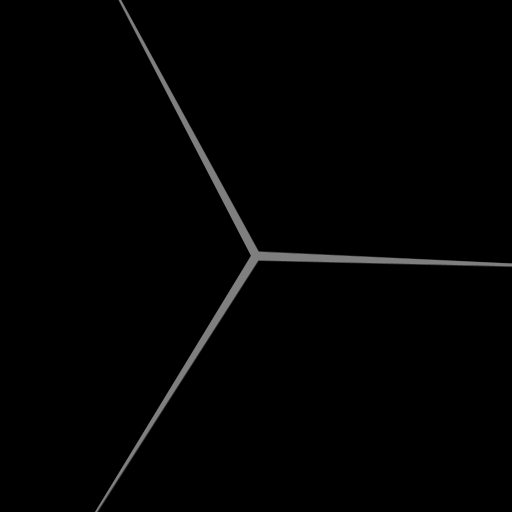
Frame 1 (no input)
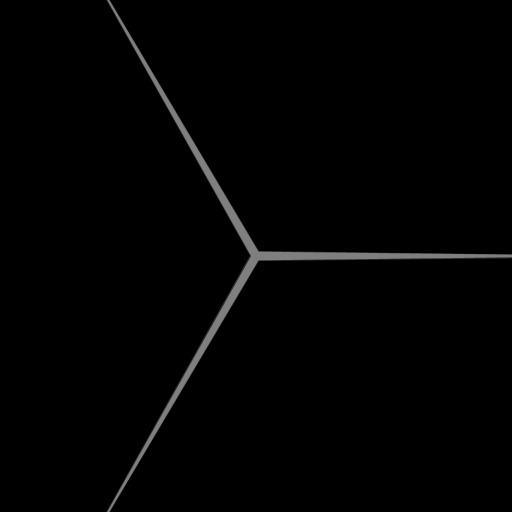
Frame 60 (the mouse pressed at the canvas centre just before this capture)
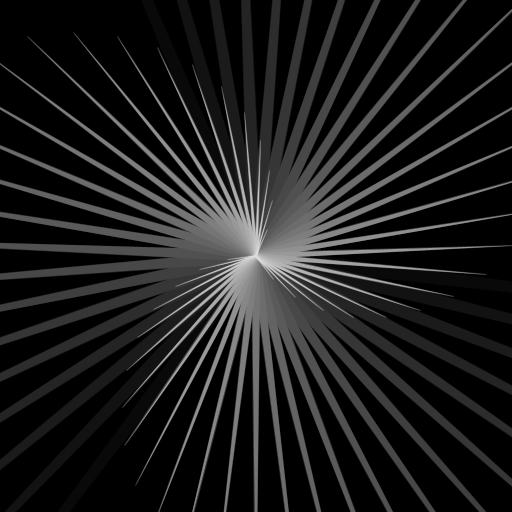
Frame 120 (the mouse held since frame 60 and released just before this capture)

The Processing sketch that drew these frames (run headless with seeded random() and noise(); from frame 60 on, the mouse is pressed at the canvas centre):

// Processing sketch: mandala
// ── mandala.pde
void setup() {
  size(512, 512);
}

void draw() {
  background(0);
  mandala(
    3,
    new PVector(width / 2, height / 2),
    floor(map(mouseX, 0, width, 2, 50)),
    10,
    75,
    map(mouseY, 0, width, 0, TWO_PI),
    frameCount * (TWO_PI / 180)
  );
}

void mandala(
  int pointCount,
  PVector origin,
  int steps,
  float radius, 
  float innerFactor,
  float rotation,
  float offset) {

  float innerRadius = innerFactor * radius;
  float outerRadiusRatio = radius / steps;
  float innerRadiusRatio = innerRadius / steps;
  float shadeRatio = 255 / steps;
  float rotationRatio = rotation / steps;

  for (int i = 0; i < steps; i++) {
    float outer = radius - outerRadiusRatio * i;
    float inner = innerRadius - innerRadiusRatio * i;

    stroke(shadeRatio * i, 100);
    fill(shadeRatio * i);

    pushMatrix();
    translate(origin.x, origin.y);
    rotate((rotationRatio * i) + offset);
    star(pointCount, outer, inner);
    popMatrix();
  }
}

void star(int pointCount, float innerRadius, float outerRadius) {
  float theta = 0.0;
  int vertCount = pointCount * 2;
  float rotation = TWO_PI / vertCount;

  beginShape();

  for (int i = 0; i < pointCount; i++) {
    for (int j = 0; j < 2; j++) {
      float radius = j % 2 == 0 ? outerRadius : innerRadius;

      float x = radius * cos(theta);
      float y = radius * sin(theta);

      vertex(x, y);

      theta += rotation;
    }
  }

  endShape(CLOSE);
}
